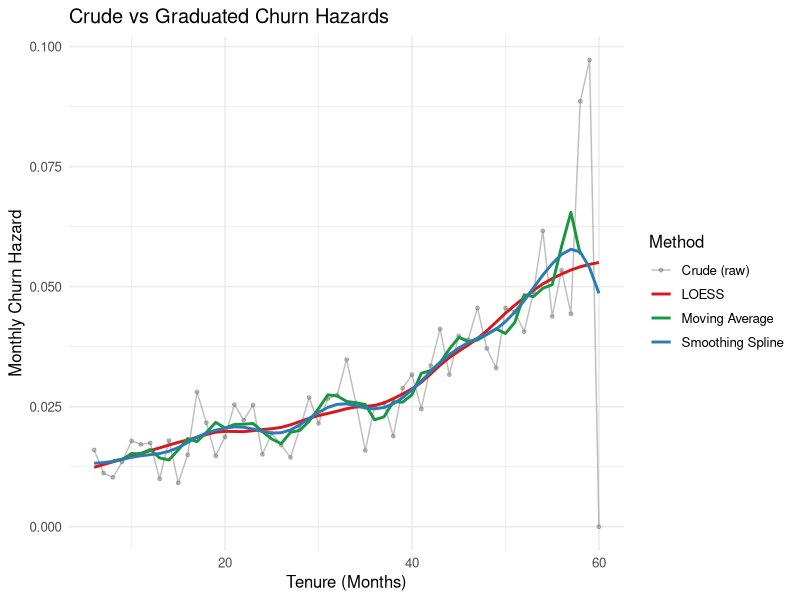
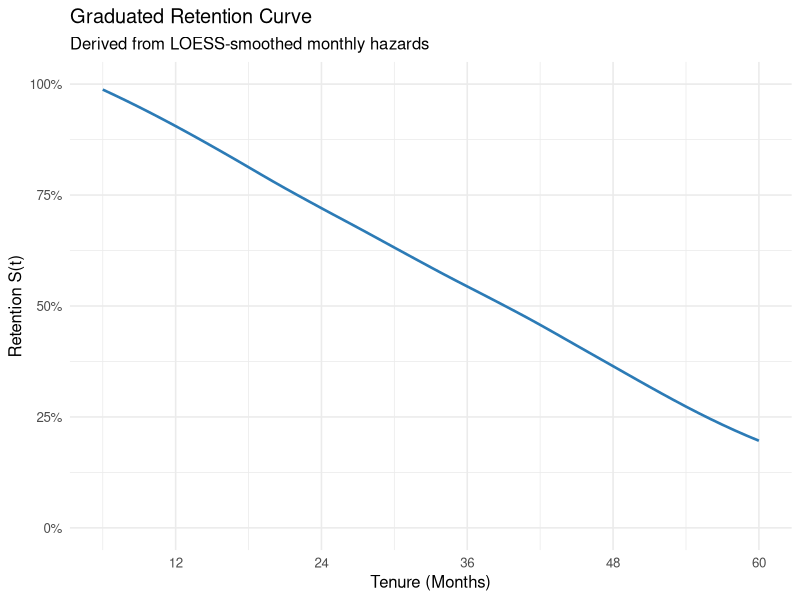

Write the R code that produced these figures, in order.
## ---- chunk 1
knitr::opts_chunk$set(echo = FALSE, warning = FALSE, message = FALSE)
## ---- chunk 2
library(tidyverse)
library(knitr)

policyholders <- read_csv("L2_policyholders.csv") %>%
  mutate(
    time  = policy_duration_months,
    event = if_else(policy_duration_months < 60, 1, 0)
  )
## ---- chunk 3
crude <- policyholders %>%
  group_by(tenure = time) %>%
  summarise(
    at_risk = n(),
    events  = sum(event),
    .groups = "drop"
  ) %>%
  arrange(tenure) %>%
  mutate(
    # Number still at risk = total who reached this tenure
    n_reaching = sum(at_risk) - lag(cumsum(at_risk), default = 0),
    crude_hazard = events / n_reaching
  ) %>%
  filter(n_reaching > 0, tenure <= 60)
## ---- chunk 4
crude %>%
  select(tenure, n_reaching, events, crude_hazard) %>%
  filter(tenure %in% c(6, 12, 18, 24, 30, 36, 42, 48)) %>%
  mutate(crude_hazard = round(crude_hazard, 4)) %>%
  rename(`Tenure` = tenure, `At Risk` = n_reaching,
         `Events` = events, `Crude Hazard` = crude_hazard) %>%
  kable(caption = "Table 1: Crude Monthly Churn Hazard (sampled tenures)")
## ---- chunk 5
loess_fit <- loess(crude_hazard ~ tenure,
                   data = crude,
                   span = 0.5)

crude$loess_smooth <- predict(loess_fit)
## ---- chunk 6
spline_fit <- smooth.spline(x = crude$tenure,
                            y = crude$crude_hazard,
                            spar = 0.6)

crude$spline_smooth <- predict(spline_fit, crude$tenure)$y
## ---- chunk 7
crude <- crude %>%
  arrange(tenure) %>%
  mutate(
    ma_smooth = zoo::rollmean(crude_hazard, k = 5,
                              fill = NA, align = "center")
  )
## ---- chunk 8
crude %>%
  select(tenure, crude_hazard, loess_smooth,
         spline_smooth, ma_smooth) %>%
  pivot_longer(-tenure, names_to = "method", values_to = "hazard") %>%
  mutate(method = recode(method,
                         crude_hazard  = "Crude (raw)",
                         loess_smooth  = "LOESS",
                         spline_smooth = "Smoothing Spline",
                         ma_smooth     = "Moving Average")) %>%
  ggplot(aes(x = tenure, y = hazard, color = method)) +
  geom_line(data = . %>% filter(method == "Crude (raw)"),
            linewidth = 0.5, alpha = 0.5) +
  geom_point(data = . %>% filter(method == "Crude (raw)"),
             size = 1, alpha = 0.5) +
  geom_line(data = . %>% filter(method != "Crude (raw)"),
            linewidth = 1) +
  scale_color_manual(values = c("Crude (raw)"      = "grey50",
                                 "LOESS"            = "#d7191c",
                                 "Smoothing Spline" = "#2c7bb6",
                                 "Moving Average"   = "#1a9641")) +
  labs(title  = "Crude vs Graduated Churn Hazards",
       x = "Tenure (Months)", y = "Monthly Churn Hazard",
       color = "Method") +
  theme_minimal(base_size = 12)
## ---- chunk 9
# Adherence: sum of squared differences from crude
# Smoothness: sum of squared second differences

assess <- function(smoothed, crude_vals) {
  valid <- !is.na(smoothed) & !is.na(crude_vals)
  s <- smoothed[valid]
  c <- crude_vals[valid]
  adherence  <- sum((s - c)^2)
  smoothness <- sum(diff(diff(s))^2)
  c(adherence = adherence, smoothness = smoothness)
}

results <- bind_rows(
  LOESS              = assess(crude$loess_smooth,  crude$crude_hazard),
  `Smoothing Spline` = assess(crude$spline_smooth, crude$crude_hazard),
  `Moving Average`   = assess(crude$ma_smooth,     crude$crude_hazard),
  .id = "Method"
)

results %>%
  mutate(adherence  = round(adherence, 6),
         smoothness = round(smoothness, 8)) %>%
  rename(`Adherence (SS deviation)` = adherence,
         `Roughness (SS 2nd diff)`  = smoothness) %>%
  kable(caption = "Table 2: Smoothness vs Adherence Trade-off")
## ---- chunk 10
crude_surv <- crude %>%
  arrange(tenure) %>%
  mutate(
    haz_graduated = pmax(loess_smooth, 0),
    surv_graduated = cumprod(1 - haz_graduated)
  )

ggplot(crude_surv, aes(x = tenure, y = surv_graduated)) +
  geom_line(color = "#2c7bb6", linewidth = 0.9) +
  scale_y_continuous(limits = c(0, 1), labels = scales::percent_format()) +
  scale_x_continuous(breaks = seq(0, 60, 12)) +
  labs(title    = "Graduated Retention Curve",
       subtitle = "Derived from LOESS-smoothed monthly hazards",
       x = "Tenure (Months)", y = "Retention S(t)") +
  theme_minimal(base_size = 12)
